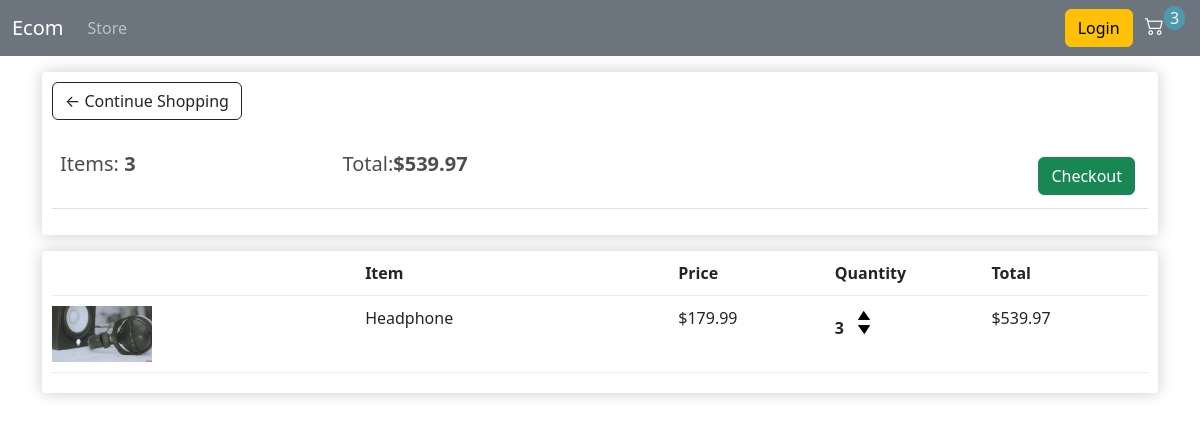
The app's page /cart/ (signed in) with its own data.
### store/models.py (models this page shows, shortened)
class Order(models.Model):
    customer = models.ForeignKey(Customer, on_delete=models.SET_NULL, blank=True, null=True)
    date_ordered = models.DateTimeField(auto_now_add=True)
    complete = models.BooleanField(default=False)
    transaction_id = models.CharField(max_length=100, null=True)
    @property
    def get_cart_items(self):
        no_items = sum([item.quantity for item in self.orderitem_set.all()])
        return no_items
    @property
    def get_cart_total(self):
        total = sum([item.get_total for item in self.orderitem_set.all()])
        return total

class OrderItem(models.Model):
    order = models.ForeignKey(Order, on_delete=models.SET_NULL, null=True)
    product = models.ForeignKey(Product, on_delete=models.SET_NULL, null=True)
    quantity = models.IntegerField(default=0, null=True, blank=True)
    date_added = models.DateTimeField(auto_now_add=True)
    @property
    def get_total(self):
        total = self.product.price * self.quantity
        return total

class Product(models.Model):
    name = models.CharField(max_length=500, blank=True)
    image = models.ImageField(null=True, upload_to='images/', default='images/default.png')
    price = models.DecimalField(max_digits=8, decimal_places=2)
    digital = models.BooleanField(default=False)

### store/views.py (the view)
# urls.py: path('cart/', views.cart, name='cart'),
def cart(request):
    context = getCartContext(request)
    return render(request, 'store/cart.html', context=context)

### store/utils.py (called while the page is built)
def getCartContext(request):
    context = {}
    if request.user.is_authenticated:
        customer = request.user.customer
        order, created = Order.objects.get_or_create(customer=customer, complete=False)
        items = order.orderitem_set.all()
        context['order'] = order
        context['items'] = items
        context['cart_items'] = order.get_cart_items
    else:
        cookie_data = getCookieData(request)
        context = cookie_data
    return context

### store/templates/store/cart.html
{% extends 'store/main.html' %}
{% load static %}
{% block content %}
<div class="box-element">
	<a  class="btn btn-outline-dark" href="{% url 'store' %}">&#x2190; Continue Shopping</a>
	<br>
	<br>
	<table class="table">
		<tr>
			<th><h5>Items: <strong>{{ order.get_cart_items }}</strong></h5></th>
			<th><h5>Total:<strong>${{ order.get_cart_total|floatformat:2 }}</strong></h5></th>
			<th>
				<a  style="float:right; margin:5px;" class="btn btn-success" href="{% url 'checkout' %}">Checkout</a>
			</th>
		</tr>
	</table>
</div>
<div class="box-element items">
	<div class="cart-row">
		<div style="flex:2"></div>
		<div style="flex:2"><strong>Item</strong></div>
		<div style="flex:1"><strong>Price</strong></div>
		<div style="flex:1"><strong>Quantity</strong></div>
		<div style="flex:1"><strong>Total</strong></div>
	</div>
	{% for item in items %}
	<div class="cart-row">
		<div style="flex:2"><img class="row-image" src="{{ item.product.image.url }}"></div>
		<div style="flex:2"><p>{{ item.product.name }}</p></div>
		<div style="flex:1"><p>${{ item.product.price|floatformat:2 }}</p></div>
		<div style="flex:1">
			<p class="quantity">{{ item.quantity }}</p>
			<div class="quantity">
				<img data-product="{{ item.product.id }}" data-action="add" class="chg-quantity update-cart" src="{% static  'images/arrow-up.png' %}">
				<img data-product="{{ item.product.id }}" data-action="remove" class="chg-quantity update-cart" src="{% static  'images/arrow-down.png' %}">
			</div>
		</div>
		<div style="flex:1"><p>${{ item.get_total|floatformat:2 }}</p></div>
	</div>
	{% endfor %}
{% endblock content %}

### static/css/main.css (style rules this page uses)
body { background-color: hsl(0, 0%, 98%); }
h1,h2,h3,h4,h5,h6 { color:hsl(0, 0%, 30%); }
.box-element { box-shadow:hsl(0, 0%, 80%) 0 0 16px; background-color: #fff; border-radius: 4px; padding: 10px; }
.btn { border-radius: 0; }
.row-image { width: 100px; }
.cart-row { display: flex; align-items: flex-stretch; padding-bottom: 10px; margin-bottom: 10px; border-bottom: 1px solid #ececec; }
.items { margin-top: 1em; }
.quantity { display: inline-block; font-weight: 700; padding-right:10px; }
.chg-quantity { width: 12px; cursor: pointer; display: block; margin-top: 5px; transition:.1s; }

### records on screen
Order: get_cart_items "3", get_cart_total "539.97"
OrderItem: product.image (picture), product.name "Headphone", product.price "179.99", quantity "3", get_total "539.97"

### other values on screen
{{ cart_items }} "3"
